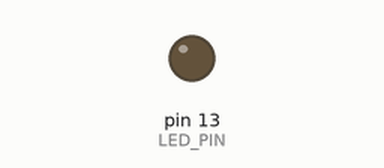
Recording of a sketch running on a simulated Arduino Uno, built with avr-gcc and run on an emulated ATmega328P. Shown: output pins drawn as LEDs (lit = HIGH). What the sketch prints to the serial monitor is not drawn.

Above: at 1.4 s.
At 3.7 s:
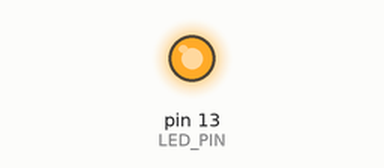
Timing chart, 0 to 9.6 s (numbered marks = the images above):
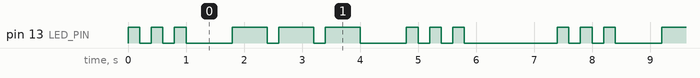

The sketch:

Blink_SOS.ino
```cpp
/*
  Blink_SOS.ino
  LED로 SOS 모스 부호 신호 보내기

  모스 부호 규칙:
  - 점(dot): 짧은 신호
  - 대시(dash): 긴 신호 (점의 3배)
  - 문자 내 간격: 점 1개 길이
  - 문자 간 간격: 점 3개 길이
  - 단어 간 간격: 점 7개 길이

  SOS: ··· --- ···

  회로:
  - 13번 핀: LED (+) - 저항(220Ω) - GND
*/

const int LED_PIN = 13;
const int DOT_DURATION = 200;    // 점의 기본 시간 (밀리초)

void setup() {
  pinMode(LED_PIN, OUTPUT);
  Serial.begin(9600);
  Serial.println("SOS 신호 시작!");
}

void loop() {
  // S 신호 (···)
  sendS();
  delay(DOT_DURATION * 3);  // 문자 간 간격

  // O 신호 (---)
  sendO();
  delay(DOT_DURATION * 3);  // 문자 간 간격

  // S 신호 (···)
  sendS();
  delay(DOT_DURATION * 7);  // 단어 간 간격
}

// 점(dot) 신호 보내기
void dot() {
  digitalWrite(LED_PIN, HIGH);
  delay(DOT_DURATION);
  digitalWrite(LED_PIN, LOW);
  delay(DOT_DURATION);  // 신호 간 간격
}

// 대시(dash) 신호 보내기
void dash() {
  digitalWrite(LED_PIN, HIGH);
  delay(DOT_DURATION * 3);  // 대시는 점의 3배
  digitalWrite(LED_PIN, LOW);
  delay(DOT_DURATION);  // 신호 간 간격
}

// S 보내기 (···)
void sendS() {
  Serial.print("S");
  for(int i = 0; i < 3; i++) {
    dot();
  }
}

// O 보내기 (---)
void sendO() {
  Serial.print("O");
  for(int i = 0; i < 3; i++) {
    dash();
  }
}
```

Measured:
- by itself, pin 13 (LED_PIN): repeats every 7.4 s: 2 × (LOW 0.20 s, HIGH 0.20 s), LOW 0.80 s, 2 × (HIGH 0.60 s, LOW 0.20 s), HIGH 0.60 s, LOW 0.80 s, 2 × (HIGH 0.20 s, LOW 0.20 s), HIGH 0.20 s, LOW 1.6 s, HIGH 0.20 s
- by itself, everything shown: repeats every 7.4 s, in 18 steps
